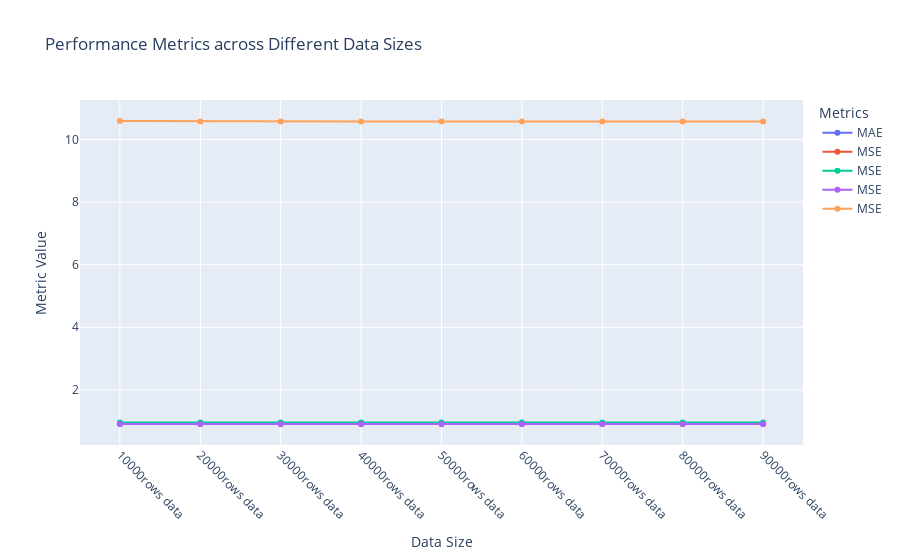

The notebook cell saved with this chart:
### Markdown cell above
### Y-data Learning Curve

### Code cell
import plotly.graph_objects as go
fig = go.Figure()
fig.add_trace(go.Scatter(x=learning_curve_results["Data Size"], y=learning_curve_results["MAE"], mode='lines+markers', name='MAE'))
fig.add_trace(go.Scatter(x=learning_curve_results["Data Size"], y=learning_curve_results["MSE"], mode='lines+markers', name='MSE'))
fig.add_trace(go.Scatter(x=learning_curve_results["Data Size"], y=learning_curve_results["RMSE"], mode='lines+markers', name='MSE'))
fig.add_trace(go.Scatter(x=learning_curve_results["Data Size"], y=learning_curve_results["R-squared"], mode='lines+markers', name='MSE'))
fig.add_trace(go.Scatter(x=learning_curve_results["Data Size"], y=learning_curve_results["MAPE"], mode='lines+markers', name='MSE'))


# Update plot layout
fig.update_layout(title='Performance Metrics across Different Data Sizes',
                  xaxis_title='Data Size',
                  yaxis_title='Metric Value',
                  legend_title='Metrics')

fig.update_xaxes(tickangle=45)
# Show plot
fig.show()

### Figure 1 — Plotly figure (JSON) as saved in the notebook; plotly's stock layout.template omitted (floating-point values rounded to 4 significant figures)
{"data": [{"mode": "lines+markers", "name": "MAE", "type": "scatter", "x": ["10000rows data", "20000rows data", "30000rows data", "40000rows data", "50000rows data", "60000rows data", "70000rows data", "80000rows data", "90000rows data"], "y": [0.9148, 0.9145, 0.914, 0.9136, 0.9139, 0.9137, 0.9136, 0.9136, 0.9136]}, {"mode": "lines+markers", "name": "MSE", "type": "scatter", "x": ["10000rows data", "20000rows data", "30000rows data", "40000rows data", "50000rows data", "60000rows data", "70000rows data", "80000rows data", "90000rows data"], "y": [0.9145, 0.9144, 0.9139, 0.9135, 0.9137, 0.9136, 0.9135, 0.9135, 0.9135]}, {"mode": "lines+markers", "name": "MSE", "type": "scatter", "x": ["10000rows data", "20000rows data", "30000rows data", "40000rows data", "50000rows data", "60000rows data", "70000rows data", "80000rows data", "90000rows data"], "y": [0.9563, 0.9562, 0.956, 0.9558, 0.9559, 0.9558, 0.9558, 0.9558, 0.9558]}, {"mode": "lines+markers", "name": "MSE", "type": "scatter", "x": ["10000rows data", "20000rows data", "30000rows data", "40000rows data", "50000rows data", "60000rows data", "70000rows data", "80000rows data", "90000rows data"], "y": [0.9093, 0.9093, 0.9093, 0.9094, 0.9094, 0.9094, 0.9094, 0.9094, 0.9094]}, {"mode": "lines+markers", "name": "MSE", "type": "scatter", "x": ["10000rows data", "20000rows data", "30000rows data", "40000rows data", "50000rows data", "60000rows data", "70000rows data", "80000rows data", "90000rows data"], "y": [10.59, 10.58, 10.58, 10.57, 10.57, 10.57, 10.57, 10.57, 10.57]}], "layout": {"legend": {"title": {"text": "Metrics"}}, "title": {"text": "Performance Metrics across Different Data Sizes"}, "xaxis": {"tickangle": 45, "title": {"text": "Data Size"}}, "yaxis": {"title": {"text": "Metric Value"}}}}
